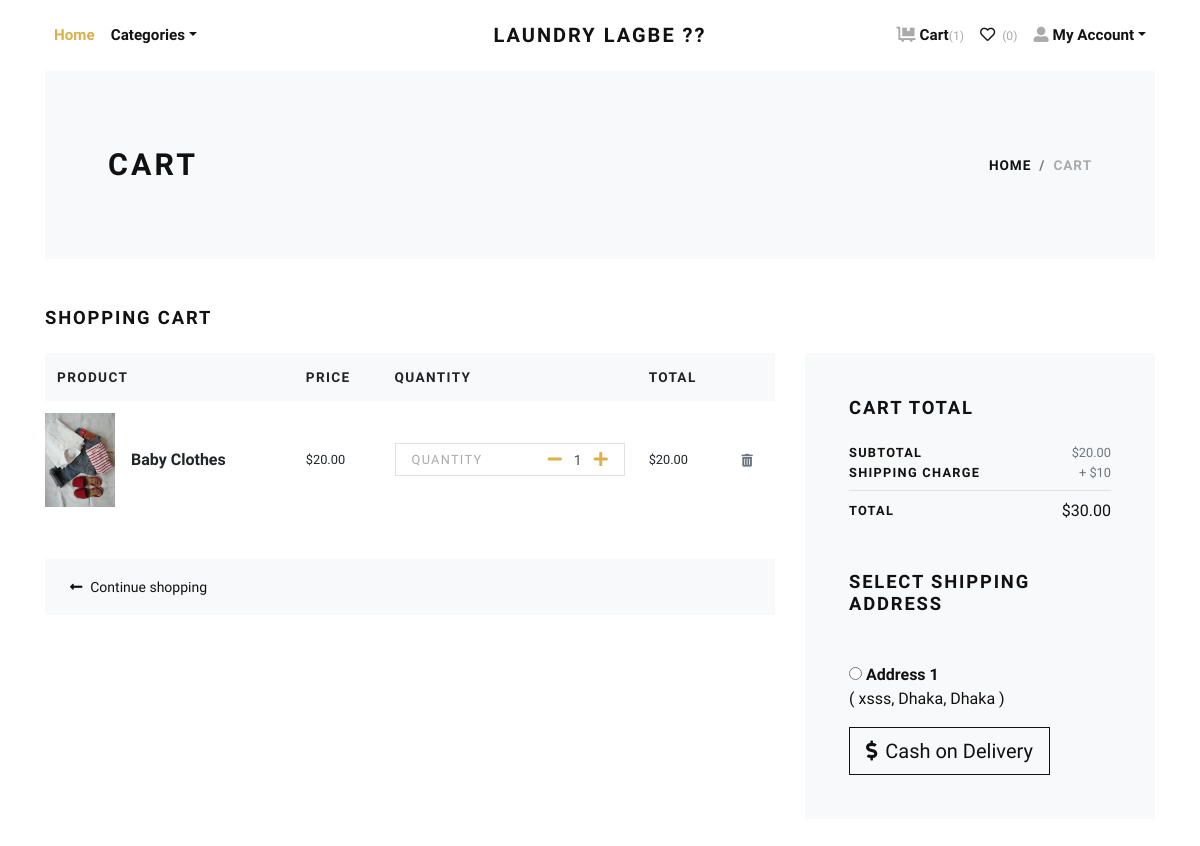
The app's page /cart/ (signed in) with its own data.
### store/models.py (models this page shows, shortened)
class Cart(models.Model):
    user = models.ForeignKey(User, verbose_name="User", on_delete=models.CASCADE)
    product = models.ForeignKey(Product, verbose_name="Product", on_delete=models.CASCADE)
    quantity = models.PositiveIntegerField(default=1, verbose_name="Quantity")
    created_at = models.DateTimeField(auto_now_add=True, verbose_name="Created Date")
    updated_at = models.DateTimeField(auto_now=True, verbose_name="Updated Date")
    @property
    def total_price(self):
        return self.quantity * self.product.price

class Product(models.Model):
    title = models.CharField(max_length=150, verbose_name="Product Title")
    slug = models.SlugField(max_length=160, verbose_name="Product Slug")
    sku = models.CharField(max_length=255, unique=True, verbose_name="Unique Product ID (SKU)")
    short_description = models.TextField(verbose_name="Short Description")
    detail_description = models.TextField(blank=True, null=True, verbose_name="Detail Description")
    product_image = models.ImageField(upload_to='product', blank=True, null=True, verbose_name="Product Image")
    price = models.DecimalField(max_digits=8, decimal_places=2)
    category = models.ForeignKey(Category, verbose_name="Product Categoy", on_delete=models.CASCADE)
    is_active = models.BooleanField(verbose_name="Is Active?")
    is_featured = models.BooleanField(verbose_name="Is Featured?")
    created_at = models.DateTimeField(auto_now_add=True, verbose_name="Created Date")
    updated_at = models.DateTimeField(auto_now=True, verbose_name="Updated Date")
    class Meta:
        verbose_name_plural = 'Products'
        ordering = ('-created_at', )

class Address(models.Model):
    user = models.ForeignKey(User, verbose_name="User", on_delete=models.CASCADE)
    locality = models.CharField(max_length=150, verbose_name="Nearest Location")
    city = models.CharField(max_length=150, verbose_name="City")
    state = models.CharField(max_length=150, verbose_name="State")

### store/views.py (the view)
# urls.py: path('cart/', views.cart, name="cart"),
@login_required
def cart(request):
    user = request.user
    cart_products = Cart.objects.filter(user=user)
    amount = decimal.Decimal(0)
    shipping_amount = decimal.Decimal(10)
    cp = [p for p in Cart.objects.all() if p.user==user]
    if cp:
        for p in cp:
            temp_amount = (p.quantity * p.product.price)
            amount += temp_amount
    addresses = Address.objects.filter(user=user)
    context = {
        'cart_products': cart_products,
        'amount': amount,
        'shipping_amount': shipping_amount,
        'total_amount': amount + shipping_amount,
        'addresses': addresses,
    }
    return render(request, 'store/cart.html', context)

### store/context_preprocessors.py (called while the page is built)
def store_menu(request):
    categories = Category.objects.filter(is_active=True)
    context = {
        'categories_menu': categories,
    }
    return context

def cart_menu(request):
    if request.user.is_authenticated:
        cart_items= Cart.objects.filter(user=request.user)
        context = {
            'cart_items': cart_items,
        }
    else:
        context = {}
    return context

### templates/store/cart.html (shortened to what this page needs)
{% extends 'base.html' %}
{% load static %}
{% load humanize %}
    {% block content %}
      <div class="container">
        <section class="py-5 bg-light">
          <div class="container">
            <div class="row px-4 px-lg-5 py-lg-4 align-items-center">
              <div class="col-lg-6">
                <h1 class="h2 text-uppercase mb-0">Cart</h1>
              </div>
              <div class="col-lg-6 text-lg-right">
                <nav aria-label="breadcrumb">
                  <ol class="breadcrumb justify-content-lg-end mb-0 px-0">
                    <li class="breadcrumb-item"><a href="index.html">Home</a></li>
                    <li class="breadcrumb-item active" aria-current="page">Cart</li>
                  </ol>
                </nav>
              </div>
            </div>
          </div>
        </section>
        {% if cart_products %}
        <section class="py-5">
          <h2 class="h5 text-uppercase mb-4">Shopping cart</h2>
          <div class="row">
            <div class="col-lg-8 mb-4 mb-lg-0">
              <div class="table-responsive mb-4">
                <table class="table">
                  <thead class="bg-light">
                    <tr>
                      <th class="border-0" scope="col"> <strong class="text-small text-uppercase">Product</strong></th>
                      <th class="border-0" scope="col"> <strong class="text-small text-uppercase">Price</strong></th>
                      <th class="border-0" scope="col"> <strong class="text-small text-uppercase">Quantity</strong></th>
                      <th class="border-0" scope="col"> <strong class="text-small text-uppercase">Total</strong></th>
                      <th class="border-0" scope="col"> </th>
                    </tr>
                  </thead>
                  <tbody>
                    {% for cart_product in cart_products %}
                    <tr>
                      <th class="pl-0 border-0" scope="row">
                        <div class="media align-items-center">
                          {% if cart_product.product.product_image %}
                            <a class="reset-anchor d-block animsition-link" href="{% url 'store:product-detail' cart_product.product.slug %}"><img src="{{cart_product.product.product_image.url}}" alt="{{cart_product.product.title}}" width="70"/></a>
                          {% else %}
                            <a class="reset-anchor d-block animsition-link" href="{% url 'store:product-detail' cart_product.product.slug %}"><img src="{% static 'img/product-detail-3.jpg' %}" alt="{{cart_product.product.title}}" width="70"/></a>
                          {% endif %}
                          <div class="media-body ml-3"><strong class="h6"><a class="reset-anchor animsition-link" href="{% url 'store:product-detail' cart_product.product.slug %}">{{cart_product.product.title}}</a></strong></div>
                        </div>
                      </th>
                      <td class="align-middle border-0">
                        <p class="mb-0 small">${{cart_product.product.price}}</p>
                      </td>
                      <td class="align-middle border-0">
                        <div class="border d-flex align-items-center justify-content-between px-3"><span class="small text-uppercase text-gray headings-font-family">Quantity</span>
                          <div class="quantity">
                            <a href="{% url 'store:minus-cart' cart_product.id %}" class="dec-btn p-0 ml-2"><i class="fas fa-minus"></i></a>
                            <input class="form-control form-control-sm border-0 shadow-0 p-0" type="text" value="{{cart_product.quantity}}"/>
                            <a href="{% url 'store:plus-cart' cart_product.id %}" class="inc-btn p-0"><i class="fas fa-plus"></i></a>
                          </div>
                        </div>
                      </td>
                      <td class="align-middle border-0">
                        <p class="mb-0 small">${{cart_product.total_price|intcomma}}</p>
                      </td>
                      <td class="align-middle border-0"><a class="reset-anchor" href="{% url 'store:remove-cart' cart_product.id %}"><i class="fas fa-trash-alt small text-muted"></i></a></td>
                    </tr>
                    {% endfor %}
                  </tbody>
                </table>
              </div>
              <div class="bg-light px-4 py-3">
                <div class="row align-items-center text-center">
                  <div class="col-md-6 mb-3 mb-md-0 text-md-left"><a class="btn btn-link p-0 text-dark btn-sm" href="{% url 'store:home' %}"><i class="fas fa-long-arrow-alt-left mr-2"> </i>Continue shopping</a></div>
                </div>
              </div>
            </div>
            <div class="col-lg-4">
              <div class="card border-0 rounded-0 p-lg-4 bg-light">
                <div class="card-body">
                  <h5 class="text-uppercase mb-4">Cart total</h5>
                  <ul class="list-unstyled mb-0">
                    <li class="d-flex align-items-center justify-content-between"><strong class="text-uppercase small font-weight-bold">Subtotal</strong><span class="text-muted small">${{amount|intcomma}}</span></li>
                    <li class="d-flex align-items-center justify-content-between"><strong class="text-uppercase small font-weight-bold">Shipping Charge</strong><span class="text-muted small">+ ${{shipping_amount}}</span></li>
                    <li class="border-bottom my-2"></li>
                    <li class="d-flex align-items-center justify-content-between mb-4"><strong class="text-uppercase small font-weight-bold">Total</strong><span>${{total_amount|intcomma}}</span></li>
                  </ul>
                  <h5 class="text-uppercase my-5">Select Shipping Address</h5>
                  <form action="{% url 'store:checkout' %}" id="myform">
                    {% if addresses %}
                      {% for address in addresses %}
                        <div class="mb-3">
                        <input type="radio" name="address" value="{{address.id}}"> <strong>Address {{forloop.counter}}</strong> <br>
                        ( {{address.locality}}, {{address.city}}, {{address.state}} )
                        </div>
                      {% endfor %}
                    {% endif %}
                    <button type="submit" class="btn btn-dark btn-lg btn-outline-dark" type="submit"> <i class="fas fa-dollar-sign mr-2"></i>Cash on Delivery</button>
                  </form>
                </div>
              </div>
            </div>
          </div>
        </section>
        {% else %}
          <div class="text-center py-5">
            <h3 class="mb-3">Your cart is empty.</h3>
            <a href="{% url 'store:home' %}"><i class="fas fa-long-arrow-alt-left mr-2"> </i>Continue shopping</a>
          </div>
        {% endif %}
      </div>
      {% endblock content %}

### cse499/static/css/style.default.css (style rules this page uses)
.text-small { font-size: 0.85rem !important; }
.text-gray { color: #aaa !important; }
strong { font-weight: 700; }
.quantity { display: -ms-flexbox; display: flex; -ms-flex-align: center; align-items: center; font-family: inherit; }
.quantity input { width: 2rem; text-align: center; }
.text-uppercase { text-transform: uppercase; letter-spacing: 0.1em; }
.border { border: 1px solid #dee2e6 !important; }
.shadow-0 { box-shadow: none !important; }
.reset-anchor { color: inherit; transition: all 0.3s; }
.headings-font-family { font-family: inherit !important; }
.btn { font-weight: 400; border: 1px solid transparent; font-family: inherit; padding: 0.375rem 1.5rem; font-size: 1rem; line-height: 1.5; border-radius: 0; transition: color 0.15s ease-in-out, background-color 0.15s ease-in-out, border-color 0.15s ease-in-out, box-shadow 0.15s ease-in-out; }
.btn-link { font-weight: 400; color: #dcb14a; }
.btn-dark { color: #fff; background-color: #111111; border-color: #111111; }
.btn-outline-dark { color: #111111; background-color: transparent; background-image: none; border-color: #111111; }
.btn-lg { padding: 0.5rem 1rem; font-size: 1.25rem; line-height: 1.5; border-radius: 0; }
.btn-sm { padding: 0.375rem 0.75rem; font-size: 0.875rem; line-height: 1.5; border-radius: 0; }
body { font-family: "Libre Franklin", sans-serif; font-size: 1rem; font-weight: 400; line-height: 1.5; color: #111111; background-color: #fff; }
a { color: #dcb14a; text-decoration: none; }
h1, h2, h3, h4, h5, h6, .h1, .h2, .h3, .h4, .h5, .h6 { margin-bottom: 0.5rem; font-family: inherit; font-weight: 900; line-height: 1.2; color: inherit; }
h1, .h1 { font-size: 2.2rem; }
h2, .h2 { font-size: 1.9rem; }
h5, .h5 { font-size: 1.15rem; }
h6, .h6 { font-size: 1rem; }
small, .small { font-size: 80%; font-weight: 400; }
.bg-light { background-color: #f8f9fa !important; }
.text-dark { color: #111111 !important; }
.form-control { padding: 0.375rem 0.75rem; font-size: 1rem; line-height: 1.5; color: #495057; background-color: #fff; border: 1px solid #ced4da; border-radius: 0; transition: border-color 0.15s ease-in-out, box-shadow 0.15s ease-in-out; }
.form-control::placeholder { color: #adb5bd; font-size: 0.85rem; font-weight: 400; }
.form-control-sm { padding: 0.25rem 0.5rem; font-size: 0.875rem; line-height: 1.5; border-radius: 0; }
.card { background-color: #fff; border: 1px solid rgba(17, 17, 17, 0.125); border-radius: 0; }
.card-body { padding: 1.25rem; }
.breadcrumb { background: #f8f9fa; }
.breadcrumb-item { font-size: 0.85rem; text-transform: uppercase; letter-spacing: 0.07em; font-weight: 900; color: #111111; }
.breadcrumb-item a { color: inherit; transition: all 0.3s; }
.breadcrumb-item.active { color: #aaa; }

### records on screen
Cart: product.product_image (picture), product "Baby Clothes", product.price "20.00", quantity "1", total_price "20.00"
Address: locality "xsss", city "Dhaka", state "Dhaka"

### other values on screen
{{ cart_items.count }} "1"
{{ amount|intcomma }} "20.00"
{{ shipping_amount }} "10"
{{ total_amount|intcomma }} "30.00"
